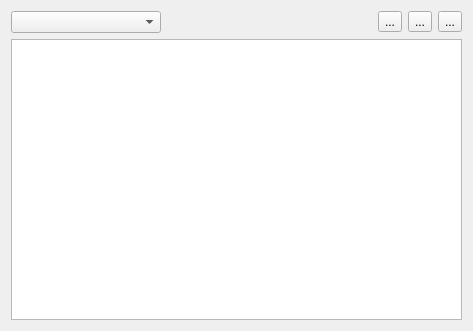
<?xml version="1.0" encoding="UTF-8"?>
<ui version="4.0">
 <class>StringListEditor</class>
 <widget class="QWidget" name="StringListEditor">
  <property name="geometry">
   <rect>
    <x>0</x>
    <y>0</y>
    <width>473</width>
    <height>331</height>
   </rect>
  </property>
  <property name="windowTitle">
   <string>Form</string>
  </property>
  <layout class="QVBoxLayout" name="verticalLayout">
   <item>
    <layout class="QHBoxLayout" name="horizontalLayout">
     <item>
      <widget class="QComboBox" name="categoryCombo">
       <property name="minimumSize">
        <size>
         <width>150</width>
         <height>0</height>
        </size>
       </property>
      </widget>
     </item>
     <item>
      <spacer name="horizontalSpacer">
       <property name="orientation">
        <enum>Qt::Horizontal</enum>
       </property>
       <property name="sizeHint" stdset="0">
        <size>
         <width>40</width>
         <height>20</height>
        </size>
       </property>
      </spacer>
     </item>
     <item>
      <widget class="QToolButton" name="newBtn">
       <property name="toolTip">
        <string>Новая строка</string>
       </property>
       <property name="text">
        <string>...</string>
       </property>
       <property name="icon">
        <iconset resource="../res/res.qrc">
         <normaloff>:/img/new.png</normaloff>:/img/new.png</iconset>
       </property>
      </widget>
     </item>
     <item>
      <widget class="QToolButton" name="addFilesBtn">
       <property name="statusTip">
        <string>Добавить несколько файлов</string>
       </property>
       <property name="text">
        <string>...</string>
       </property>
       <property name="icon">
        <iconset resource="../res/res.qrc">
         <normaloff>:/img/openfolderHS.png</normaloff>:/img/openfolderHS.png</iconset>
       </property>
      </widget>
     </item>
     <item>
      <widget class="QToolButton" name="remBtn">
       <property name="statusTip">
        <string>Удалить запись</string>
       </property>
       <property name="text">
        <string>...</string>
       </property>
       <property name="icon">
        <iconset resource="../res/res.qrc">
         <normaloff>:/img/remove.png</normaloff>:/img/remove.png</iconset>
       </property>
      </widget>
     </item>
    </layout>
   </item>
   <item>
    <widget class="QListView" name="listView">
     <property name="selectionMode">
      <enum>QAbstractItemView::SingleSelection</enum>
     </property>
     <property name="uniformItemSizes">
      <bool>true</bool>
     </property>
    </widget>
   </item>
  </layout>
 </widget>
 <resources>
  <include location="../res/res.qrc"/>
 </resources>
 <connections/>
</ui>
